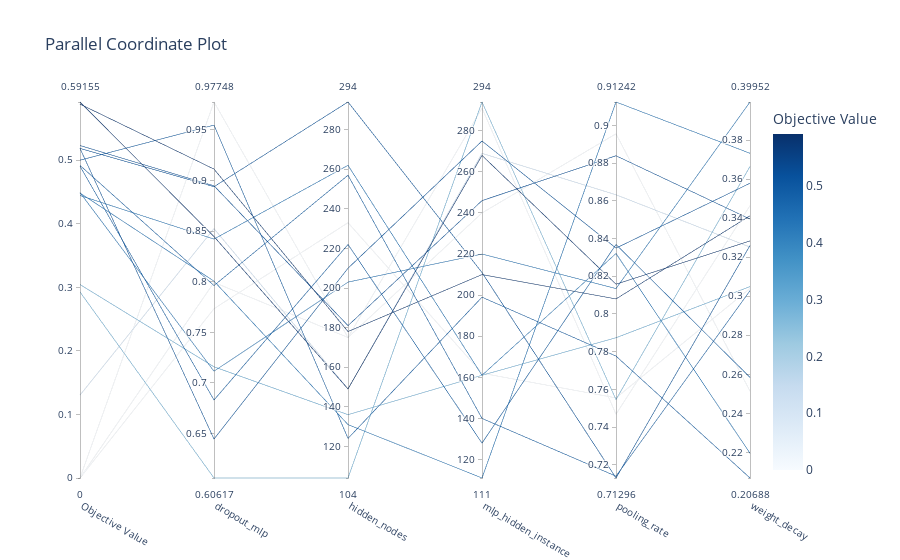

Notebook source saved alongside this figure:
### Code cell
optuna.visualization.plot_parallel_coordinate(study)

### Figure 1 — Plotly figure (JSON) as saved in the notebook; plotly's stock layout.template omitted (floating-point values rounded to 4 significant figures)
{"data": [{"dimensions": [{"label": "Objective Value", "range": [0, 0.5915], "values": [0, 0.4483, 0.2927, 0.3043, 0.4906, 0.4918, 0.4444, 0.5, 0, 0, 0.5185, 0.5882, 0.5231, 0.5915, 0.449, 0.1304, 0.5185]}, {"label": "dropout_mlp", "range": [0.6062, 0.9775], "values": [0.7993, 0.8006, 0.6062, 0.716, 0.6832, 0.7962, 0.8421, 0.9547, 0.7734, 0.9775, 0.8938, 0.9112, 0.8947, 0.8446, 0.7116, 0.8524, 0.6446]}, {"label": "hidden_nodes", "range": [104, 294], "values": [175, 131, 104, 136, 222, 257, 262, 124, 233, 175, 294, 178, 181, 149, 203, 149, 210]}, {"label": "mlp_hidden_instance", "range": [111, 294], "values": [291, 111, 294, 161, 128, 140, 161, 199, 162, 240, 211, 210, 246, 268, 220, 269, 275]}, {"label": "pooling_rate", "range": [0.713, 0.9124], "values": [0.7468, 0.9124, 0.7545, 0.7874, 0.8368, 0.7139, 0.832, 0.7776, 0.7555, 0.8956, 0.713, 0.808, 0.8839, 0.8158, 0.8135, 0.8632, 0.8349]}, {"label": "weight_decay", "range": [0.2069, 0.3995], "values": [0.3464, 0.3732, 0.3665, 0.305, 0.2584, 0.3028, 0.2195, 0.2069, 0.304, 0.2514, 0.326, 0.3412, 0.3395, 0.3283, 0.3995, 0.3252, 0.3579]}], "labelangle": 30, "labelside": "bottom", "line": {"color": [0, 0.4483, 0.2927, 0.3043, 0.4906, 0.4918, 0.4444, 0.5, 0, 0, 0.5185, 0.5882, 0.5231, 0.5915, 0.449, 0.1304, 0.5185], "colorbar": {"title": {"text": "Objective Value"}}, "colorscale": [[0, "rgb(247,251,255)"], [0.125, "rgb(222,235,247)"], [0.25, "rgb(198,219,239)"], [0.375, "rgb(158,202,225)"], [0.5, "rgb(107,174,214)"], [0.625, "rgb(66,146,198)"], [0.75, "rgb(33,113,181)"], [0.875, "rgb(8,81,156)"], [1, "rgb(8,48,107)"]], "reversescale": false, "showscale": true}, "type": "parcoords"}], "layout": {"title": {"text": "Parallel Coordinate Plot"}}}
